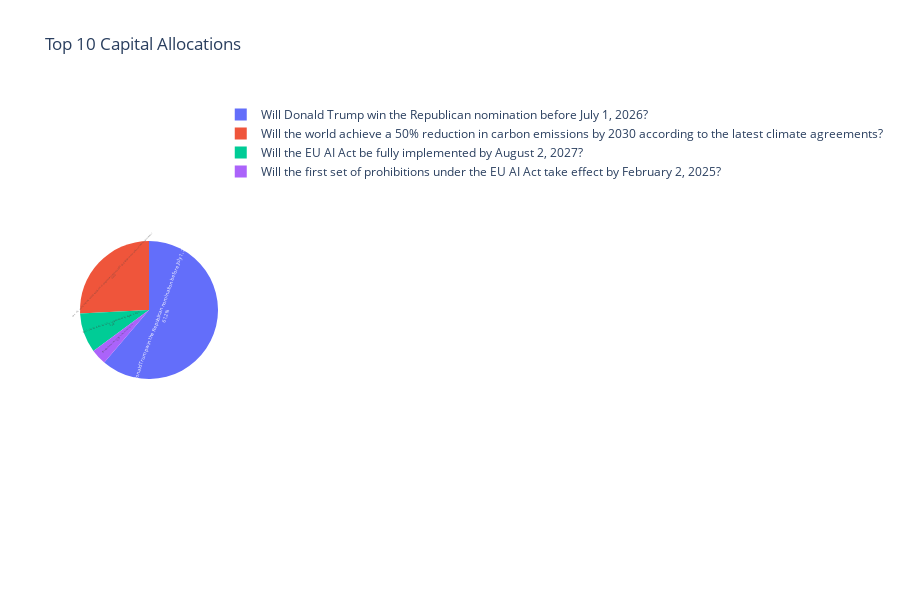

Here is the notebook cell this chart was saved with:
### Markdown cell above
## Analyze Results

### Capital Allocation

### Code cell
if df is not None and 'allocated_capital' in df.columns:
    # Sort by allocated capital
    df_sorted = df.sort_values('allocated_capital', ascending=False)
    
    print("Top 10 Capital Allocations")
    print("=" * 80)
    for i, row in df_sorted.head(10).iterrows():
        print(f"${row['allocated_capital']:>10,.2f} - {row['question'][:65]}...")
    
    # Create pie chart
    fig = px.pie(
        df_sorted.head(10),
        values='allocated_capital',
        names='question',
        title='Top 10 Capital Allocations',
        height=600
    )
    fig.update_traces(textposition='inside', textinfo='percent+label')
    fig.show()

### Figure 1 — Plotly figure (JSON) as saved in the notebook; plotly's stock layout.template omitted (floating-point values rounded to 4 significant figures)
{"data": [{"domain": {"x": [0, 1], "y": [0, 1]}, "hovertemplate": "question=%{label}<br>allocated_capital=%{value}<extra></extra>", "labels": ["Will Donald Trump win the Republican nomination before July 1, 2026?", "Will the world achieve a 50% reduction in carbon emissions by 2030 according to the latest climate agreements?", "Will the EU AI Act be fully implemented by August 2, 2027?", "Will the first set of prohibitions under the EU AI Act take effect by February 2, 2025?"], "legendgroup": "", "name": "", "showlegend": true, "textinfo": "percent+label", "textposition": "inside", "type": "pie", "values": [6123.0, 2582.0, 927.1, 367.4]}], "layout": {"height": 600, "legend": {"tracegroupgap": 0}, "title": {"text": "Top 10 Capital Allocations"}}}
